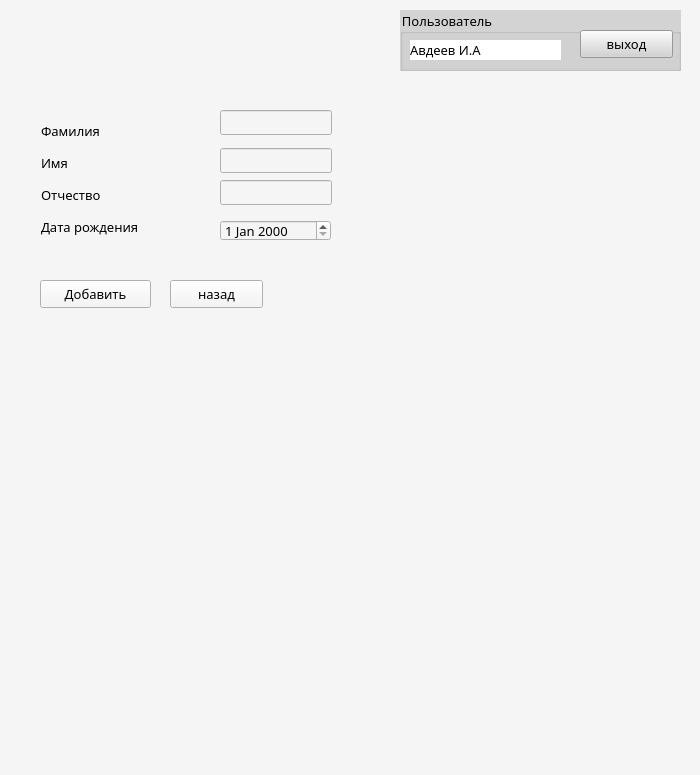
<?xml version="1.0" encoding="UTF-8"?>
<ui version="4.0">
 <class>MainWindow</class>
 <widget class="QMainWindow" name="MainWindow">
  <property name="geometry">
   <rect>
    <x>0</x>
    <y>0</y>
    <width>700</width>
    <height>775</height>
   </rect>
  </property>
  <property name="sizePolicy">
   <sizepolicy hsizetype="Fixed" vsizetype="Fixed">
    <horstretch>0</horstretch>
    <verstretch>0</verstretch>
   </sizepolicy>
  </property>
  <property name="minimumSize">
   <size>
    <width>700</width>
    <height>775</height>
   </size>
  </property>
  <property name="maximumSize">
   <size>
    <width>700</width>
    <height>775</height>
   </size>
  </property>
  <property name="windowTitle">
   <string>Система меддиагностики</string>
  </property>
  <property name="styleSheet">
   <string notr="true">font: 10pt corbel;
background: rgb(245, 245, 245);	</string>
  </property>
  <widget class="QWidget" name="centralwidget">
   <widget class="QTabWidget" name="tabWidget">
    <property name="geometry">
     <rect>
      <x>10</x>
      <y>80</y>
      <width>700</width>
      <height>800</height>
     </rect>
    </property>
    <property name="sizePolicy">
     <sizepolicy hsizetype="Preferred" vsizetype="Preferred">
      <horstretch>0</horstretch>
      <verstretch>0</verstretch>
     </sizepolicy>
    </property>
    <property name="minimumSize">
     <size>
      <width>700</width>
      <height>800</height>
     </size>
    </property>
    <property name="maximumSize">
     <size>
      <width>700</width>
      <height>800</height>
     </size>
    </property>
    <property name="focusPolicy">
     <enum>Qt::NoFocus</enum>
    </property>
    <property name="styleSheet">
     <string notr="true">QTabWidget QWidget {
	background: rgb(245, 245, 245);
	color:black;
}
QTabWidget::pane {
  border: none;
} 

QTabBar::tab{
	background: red;
	width:0; 
	height: 0; 		
	margin: 0;
	padding: 0;
	border: none;
} 
</string>
    </property>
    <property name="tabPosition">
     <enum>QTabWidget::North</enum>
    </property>
    <property name="tabShape">
     <enum>QTabWidget::Rounded</enum>
    </property>
    <property name="currentIndex">
     <number>4</number>
    </property>
    <property name="usesScrollButtons">
     <bool>true</bool>
    </property>
    <property name="tabBarAutoHide">
     <bool>false</bool>
    </property>
    <widget class="QWidget" name="startAnalyze">
     <property name="styleSheet">
      <string notr="true"/>
     </property>
     <attribute name="title">
      <string/>
     </attribute>
     <widget class="QTableWidget" name="tableWidget">
      <property name="geometry">
       <rect>
        <x>0</x>
        <y>30</y>
        <width>631</width>
        <height>211</height>
       </rect>
      </property>
      <attribute name="verticalHeaderVisible">
       <bool>false</bool>
      </attribute>
      <row>
       <property name="text">
        <string>пупкин</string>
       </property>
      </row>
      <column>
       <property name="text">
        <string>Фамилия</string>
       </property>
      </column>
      <column>
       <property name="text">
        <string>Имя</string>
       </property>
      </column>
      <column>
       <property name="text">
        <string>Отчество</string>
       </property>
      </column>
      <column>
       <property name="text">
        <string>Дата рождения</string>
       </property>
      </column>
      <column>
       <property name="text">
        <string>Пол</string>
       </property>
      </column>
     </widget>
     <widget class="QPushButton" name="buttonDownFile">
      <property name="geometry">
       <rect>
        <x>130</x>
        <y>250</y>
        <width>93</width>
        <height>28</height>
       </rect>
      </property>
      <property name="text">
       <string>Далее</string>
      </property>
     </widget>
     <widget class="QPushButton" name="buttonAddPatient">
      <property name="geometry">
       <rect>
        <x>0</x>
        <y>250</y>
        <width>111</width>
        <height>28</height>
       </rect>
      </property>
      <property name="text">
       <string>Добавить</string>
      </property>
     </widget>
    </widget>
    <widget class="QWidget" name="downloadFile">
     <attribute name="title">
      <string/>
     </attribute>
     <widget class="QPushButton" name="buttonDownloadCTFile">
      <property name="geometry">
       <rect>
        <x>50</x>
        <y>100</y>
        <width>141</width>
        <height>28</height>
       </rect>
      </property>
      <property name="styleSheet">
       <string notr="true"/>
      </property>
      <property name="text">
       <string>Загрузить файл</string>
      </property>
     </widget>
     <widget class="QLabel" name="labelFilePath">
      <property name="geometry">
       <rect>
        <x>50</x>
        <y>70</y>
        <width>601</width>
        <height>16</height>
       </rect>
      </property>
      <property name="text">
       <string>Тут будет имя файла</string>
      </property>
     </widget>
     <widget class="QPushButton" name="buttonAnalyze">
      <property name="geometry">
       <rect>
        <x>310</x>
        <y>100</y>
        <width>93</width>
        <height>28</height>
       </rect>
      </property>
      <property name="text">
       <string>Далее</string>
      </property>
     </widget>
     <widget class="QPushButton" name="Index1buttonBack">
      <property name="geometry">
       <rect>
        <x>200</x>
        <y>100</y>
        <width>93</width>
        <height>28</height>
       </rect>
      </property>
      <property name="text">
       <string>назад</string>
      </property>
     </widget>
    </widget>
    <widget class="QWidget" name="Analyze">
     <attribute name="title">
      <string/>
     </attribute>
     <widget class="QPushButton" name="buttonStartAnalyze">
      <property name="geometry">
       <rect>
        <x>40</x>
        <y>110</y>
        <width>93</width>
        <height>28</height>
       </rect>
      </property>
      <property name="styleSheet">
       <string notr="true"/>
      </property>
      <property name="text">
       <string>Анализ</string>
      </property>
     </widget>
     <widget class="QProgressBar" name="progressAnalyze">
      <property name="geometry">
       <rect>
        <x>40</x>
        <y>60</y>
        <width>301</width>
        <height>23</height>
       </rect>
      </property>
      <property name="value">
       <number>56</number>
      </property>
     </widget>
     <widget class="QPushButton" name="buttonResult">
      <property name="geometry">
       <rect>
        <x>260</x>
        <y>110</y>
        <width>93</width>
        <height>28</height>
       </rect>
      </property>
      <property name="text">
       <string>Далее</string>
      </property>
     </widget>
     <widget class="QPushButton" name="Index2buttonBack">
      <property name="geometry">
       <rect>
        <x>150</x>
        <y>110</y>
        <width>93</width>
        <height>28</height>
       </rect>
      </property>
      <property name="text">
       <string>назад</string>
      </property>
     </widget>
    </widget>
    <widget class="QWidget" name="resultAnalyze">
     <attribute name="title">
      <string/>
     </attribute>
     <widget class="QPushButton" name="saveBD">
      <property name="geometry">
       <rect>
        <x>30</x>
        <y>570</y>
        <width>151</width>
        <height>28</height>
       </rect>
      </property>
      <property name="styleSheet">
       <string notr="true"/>
      </property>
      <property name="text">
       <string>Cохранить в бд</string>
      </property>
     </widget>
     <widget class="QTextEdit" name="textEditResult">
      <property name="geometry">
       <rect>
        <x>30</x>
        <y>50</y>
        <width>391</width>
        <height>501</height>
       </rect>
      </property>
      <property name="styleSheet">
       <string notr="true">background: white</string>
      </property>
     </widget>
     <widget class="QLabel" name="label">
      <property name="geometry">
       <rect>
        <x>30</x>
        <y>20</y>
        <width>181</width>
        <height>21</height>
       </rect>
      </property>
      <property name="text">
       <string>Результаты анализа</string>
      </property>
     </widget>
     <widget class="QPushButton" name="Index3buttonBack">
      <property name="geometry">
       <rect>
        <x>200</x>
        <y>570</y>
        <width>93</width>
        <height>28</height>
       </rect>
      </property>
      <property name="text">
       <string>назад</string>
      </property>
     </widget>
    </widget>
    <widget class="QWidget" name="addPatient">
     <attribute name="title">
      <string/>
     </attribute>
     <widget class="QLabel" name="labelName">
      <property name="geometry">
       <rect>
        <x>31</x>
        <y>73</y>
        <width>91</width>
        <height>19</height>
       </rect>
      </property>
      <property name="text">
       <string>Имя</string>
      </property>
     </widget>
     <widget class="QLineEdit" name="lineEditSurname">
      <property name="geometry">
       <rect>
        <x>210</x>
        <y>30</y>
        <width>112</width>
        <height>25</height>
       </rect>
      </property>
     </widget>
     <widget class="QLabel" name="labelSurname">
      <property name="geometry">
       <rect>
        <x>31</x>
        <y>41</y>
        <width>101</width>
        <height>19</height>
       </rect>
      </property>
      <property name="text">
       <string>Фамилия</string>
      </property>
     </widget>
     <widget class="QLineEdit" name="lineEditName">
      <property name="geometry">
       <rect>
        <x>210</x>
        <y>68</y>
        <width>112</width>
        <height>25</height>
       </rect>
      </property>
      <property name="text">
       <string/>
      </property>
     </widget>
     <widget class="QLabel" name="labelPatronymic">
      <property name="geometry">
       <rect>
        <x>31</x>
        <y>105</y>
        <width>141</width>
        <height>19</height>
       </rect>
      </property>
      <property name="text">
       <string>Отчество</string>
      </property>
     </widget>
     <widget class="QLabel" name="labelBirthDate">
      <property name="geometry">
       <rect>
        <x>31</x>
        <y>137</y>
        <width>181</width>
        <height>19</height>
       </rect>
      </property>
      <property name="text">
       <string>Дата рождения</string>
      </property>
     </widget>
     <widget class="QLineEdit" name="lineEditPatronymic">
      <property name="geometry">
       <rect>
        <x>210</x>
        <y>100</y>
        <width>112</width>
        <height>25</height>
       </rect>
      </property>
     </widget>
     <widget class="QPushButton" name="buttonInput">
      <property name="geometry">
       <rect>
        <x>30</x>
        <y>200</y>
        <width>111</width>
        <height>28</height>
       </rect>
      </property>
      <property name="text">
       <string>Добавить</string>
      </property>
     </widget>
     <widget class="QDateEdit" name="dateEdit">
      <property name="geometry">
       <rect>
        <x>210</x>
        <y>140</y>
        <width>111</width>
        <height>21</height>
       </rect>
      </property>
     </widget>
     <widget class="QPushButton" name="Index4buttonBack">
      <property name="geometry">
       <rect>
        <x>160</x>
        <y>200</y>
        <width>93</width>
        <height>28</height>
       </rect>
      </property>
      <property name="text">
       <string>назад</string>
      </property>
     </widget>
    </widget>
   </widget>
   <widget class="QGroupBox" name="groupBox">
    <property name="geometry">
     <rect>
      <x>400</x>
      <y>10</y>
      <width>281</width>
      <height>61</height>
     </rect>
    </property>
    <property name="minimumSize">
     <size>
      <width>281</width>
      <height>61</height>
     </size>
    </property>
    <property name="maximumSize">
     <size>
      <width>281</width>
      <height>61</height>
     </size>
    </property>
    <property name="styleSheet">
     <string notr="true">background-color: rgb(211, 211, 211);</string>
    </property>
    <property name="title">
     <string>Пользователь</string>
    </property>
    <widget class="QPushButton" name="exit">
     <property name="geometry">
      <rect>
       <x>180</x>
       <y>20</y>
       <width>93</width>
       <height>28</height>
      </rect>
     </property>
     <property name="styleSheet">
      <string notr="true"/>
     </property>
     <property name="text">
      <string>выход</string>
     </property>
    </widget>
    <widget class="QLabel" name="User">
     <property name="geometry">
      <rect>
       <x>10</x>
       <y>30</y>
       <width>151</width>
       <height>20</height>
      </rect>
     </property>
     <property name="styleSheet">
      <string notr="true">background-color:white</string>
     </property>
     <property name="text">
      <string>Авдеев И.А</string>
     </property>
    </widget>
   </widget>
  </widget>
 </widget>
 <resources/>
 <connections/>
</ui>
